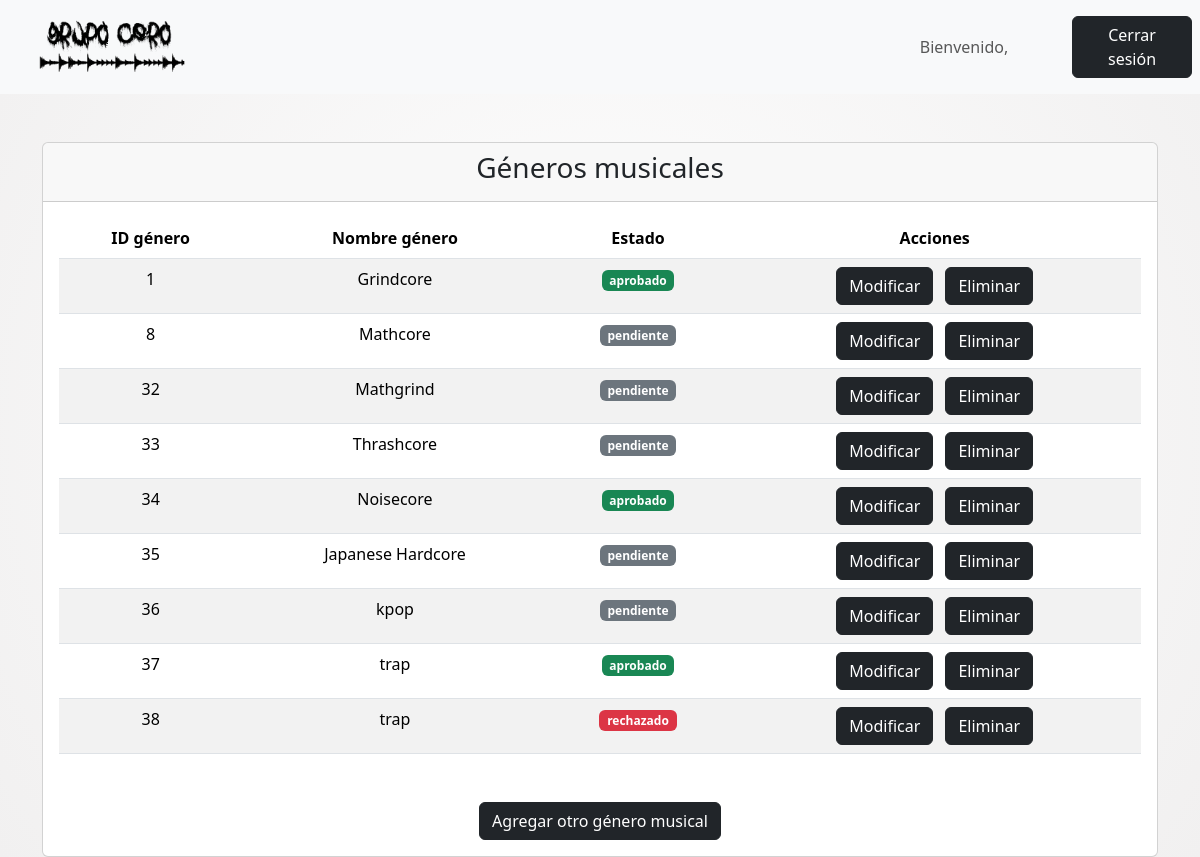
Before: /generosobjects/ with the older database file.
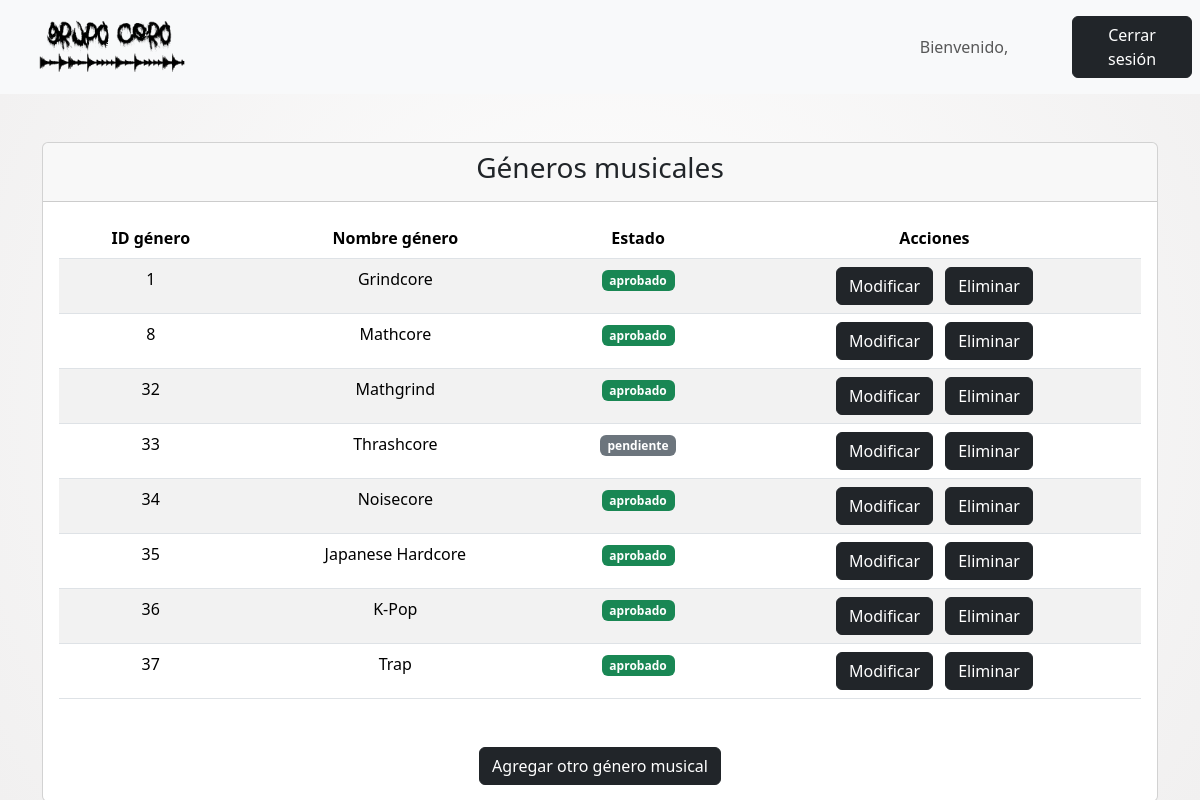
After: the same page with the newer database file.
### core/models.py (models this page shows, shortened)
class GeneroMusical(models.Model):
    nombreGenero = models.CharField(max_length=30)
    aprobado = models.CharField(max_length=20, choices=TIPO_APROBACION, default='pendiente')
    fecha_solicitud = models.DateField(null=True, blank=True, default=datetime.date.today)
    feedback = models.TextField(blank=True)
    class Meta:
        verbose_name = "Género Musical"
        verbose_name_plural = "Géneros Musicales"

### core/views.py (the view)
# urls.py: path('generosobjects/', generosobjects, name='generosobjects'),
def generosobjects(request):
    auxGenObj = {
        'listaGenObj' : GeneroMusical.objects.all()
    }
    return render(request, 'core/miembros/generos/generosobjects.html', auxGenObj)

### core/templates/core/miembros/generos/generosobjects.html (shortened to what this page needs)
<!DOCTYPE html>
<html lang="es">
    {% load static %}
<head>
    <link href="https://cdn.jsdelivr.net/npm/bootstrap@5.3.3/dist/css/bootstrap.min.css" rel="stylesheet">
    <link rel="stylesheet" href="{% static 'core/css/style.css' %}">
</head>
<body>
<nav class="navbar navbar-expand-sm bg-light navbar-light justify-content-center">
    <div class="container-fluid">
        <a class="navbar-brand" href="{% url 'miembrosindex' %}">
            <img src="{% static 'core/img/LOGO.png' %}" alt="Avatar Logo" style="width:200px;" class="rounded-pill">
        </a>
    </div>
    <ul class="navbar-nav">
        <li class="nav-item">
            <a class="nav-link text-center" style="width:200px;">Bienvenido, {{ user.username }}</a>
        </li>
    </ul>
    <ul class="navbar-nav">
        <li class="nav-item">
            <a class="nav-link" href="{% url 'logout' %}">
                <button class="btn btn-dark" type="button" style="width:120px;">Cerrar sesión</button>
            </a>
        </li>
    </ul>
</nav>
<div class="container mt-5 text-center">
    <div class="card">
        <div class="card-header">
            <h3 class="card-title">Géneros musicales</h3>
        </div>
        <div class="card-body">
            <table class="table table-striped mb-5">
                <thead>
                    <tr>
                        <th scope="col">ID género</th>
                        <th scope="col">Nombre género</th>
                        <th scope="col">Estado</th>
                        <th scope="col">Acciones</th>
                    </tr>
                </thead>
                <tbody>
                    {% for auxGenObj in listaGenObj %}
                    <tr>
                        <td>{{ auxGenObj.pk }}</td>
                        <td>{{ auxGenObj.nombreGenero }}</td>
                        {% if auxGenObj.aprobado == 'aprobado' %}
                            <td><span class="badge bg-success">{{ auxGenObj.aprobado }}</span></td>
                        {% elif auxGenObj.aprobado == 'pendiente' %}
                            <td><span class="badge bg-secondary">{{ auxGenObj.aprobado }}</span></td>
                        {% else %}
                        <td><span class="badge bg-danger" data-bs-toggle="modal" data-bs-target="#feedbackModal{{ auxGenObj.pk }}" data-bs-placement="top" title="{{ auxGenObj.feedback }}">{{ auxGenObj.aprobado }}</span></td>
                    {% endif %}
                        <td>
                            <a href="{% url 'generosupdate' auxGenObj.pk %}" class="btn btn-dark me-2">Modificar</a>
                            <button type="button" class="btn btn-dark" data-bs-toggle="modal" data-bs-target="#confirmModal{{ auxGenObj.pk }}">
                                Eliminar
                            </button>
                        </td>
                    </tr>
                    {% endfor %}
                </tbody>
            </table>
            <div class="text-center">
                <a href="{% url 'generosadd' %}" class="btn btn-dark">Agregar otro género musical</a>
            </div>
        </div>
    </div>
</div>
</body>
</html>

Changed rows visible on the page:
removed GeneroMusical: pk "38", nombreGenero "trap", aprobado "rechazado"
changed GeneroMusical "Mathcore": aprobado "pendiente" → "aprobado"
changed GeneroMusical "Mathgrind": aprobado "pendiente" → "aprobado"
changed GeneroMusical "Japanese Hardcore": aprobado "pendiente" → "aprobado"
changed GeneroMusical id 36: nombreGenero "kpop" → "K-Pop"; aprobado "pendiente" → "aprobado"
changed GeneroMusical id 37: nombreGenero "trap" → "Trap"
